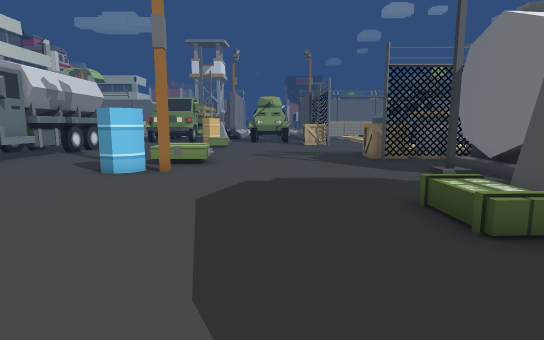
view 1 (above)

24 first-person views from a walk through a Unity game level. The camera is 1.5 m above the floor, tilts 8° down and sees 80° across. The floor is counted in squares, 1 m on a side. Each view is taken from the middle of a square. On the plan, view 1 faces up. The plan holds only what a view shows up to about 15 squares ahead; the rest is blank. The place goes on beyond the plan. The player is left out. Some surface patterns are stand-ins.

view 2
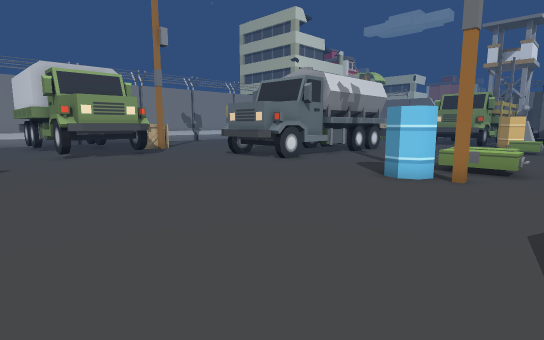

view 3
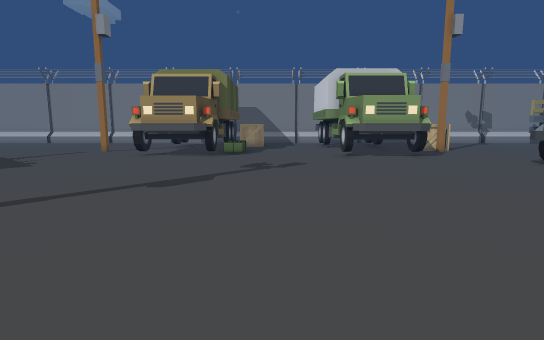

view 4
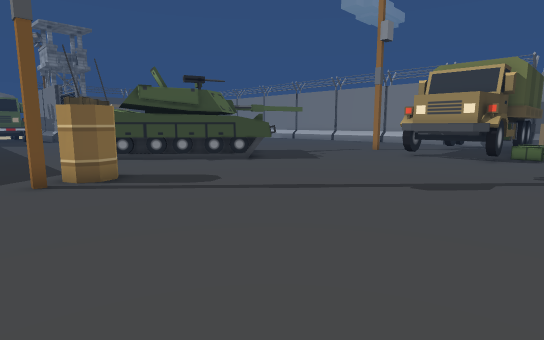

view 5
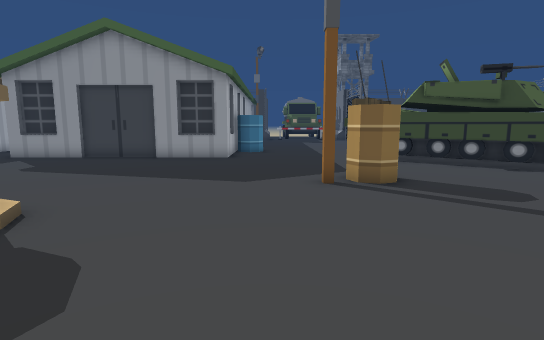

view 6
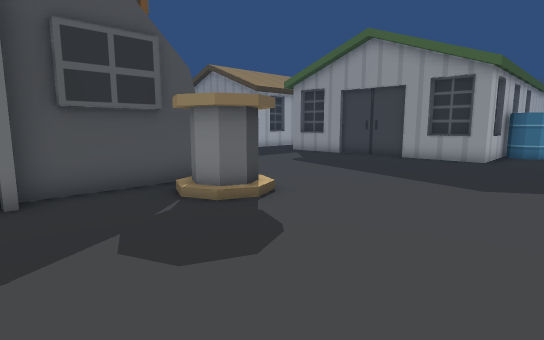

view 7
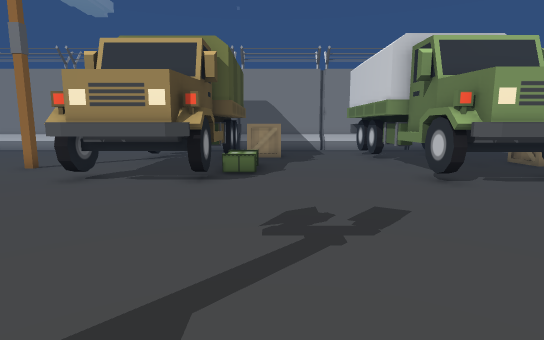

view 8
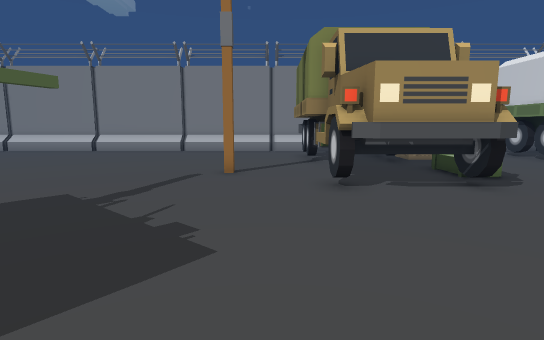

view 9
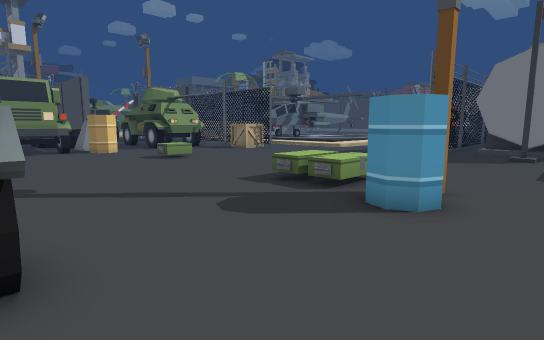

view 10
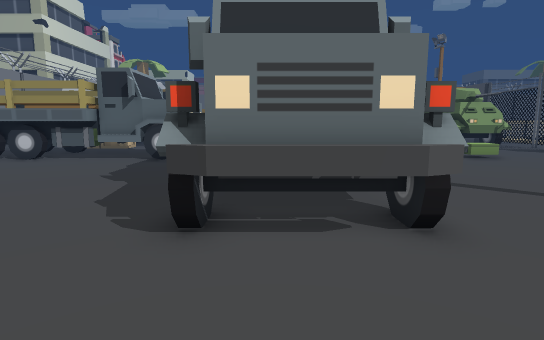

view 11
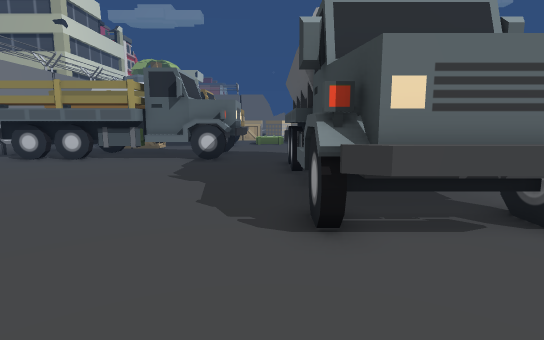

view 12
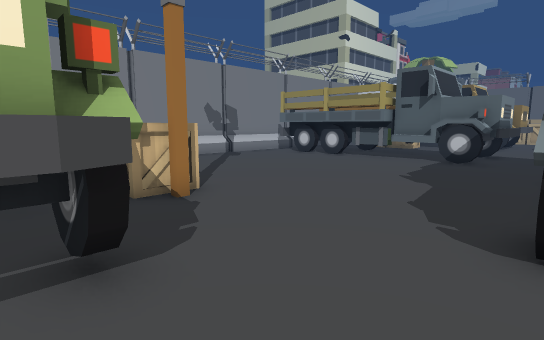

view 13
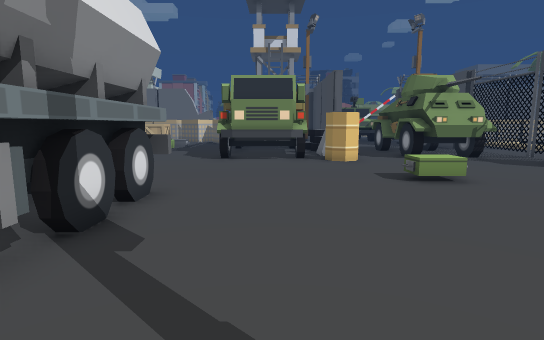

view 14
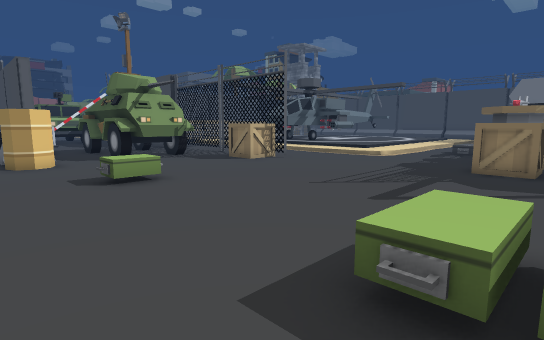

view 15
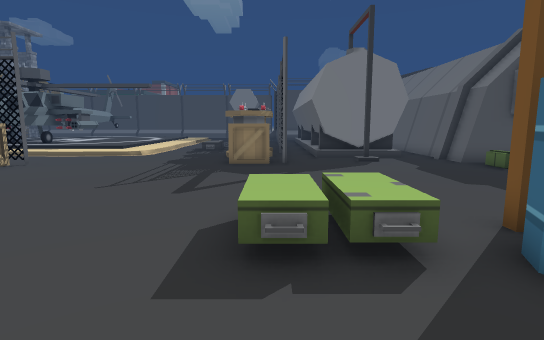

view 16
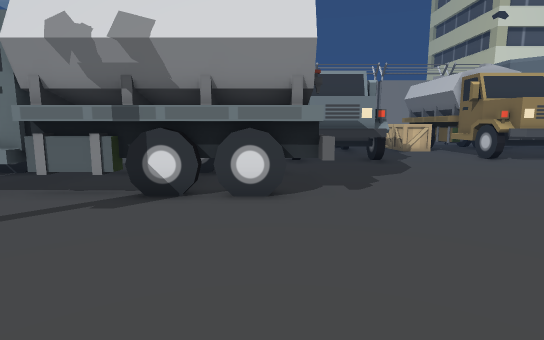

view 17
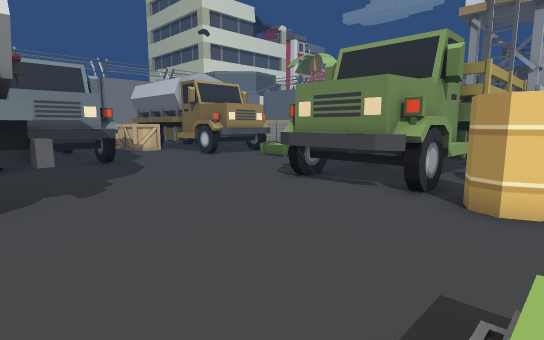

view 18
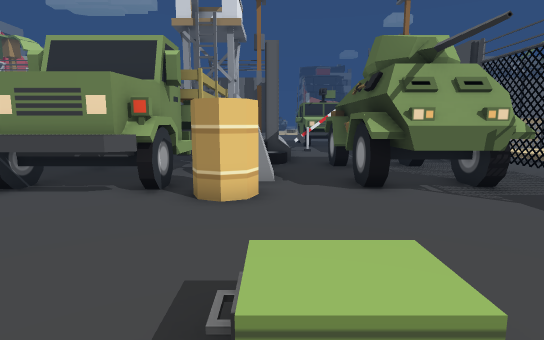

view 19
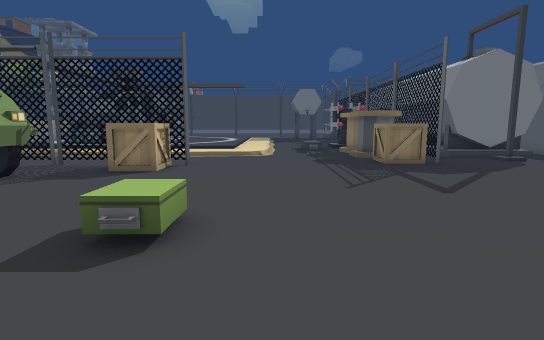

view 20
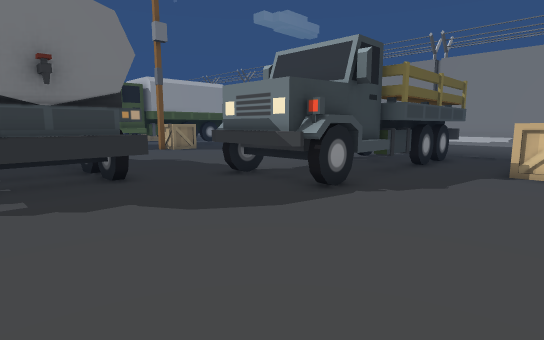

view 21
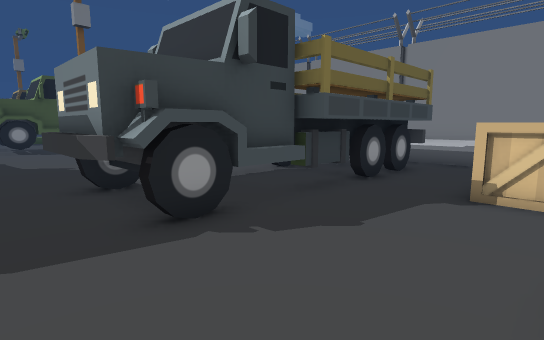

view 22
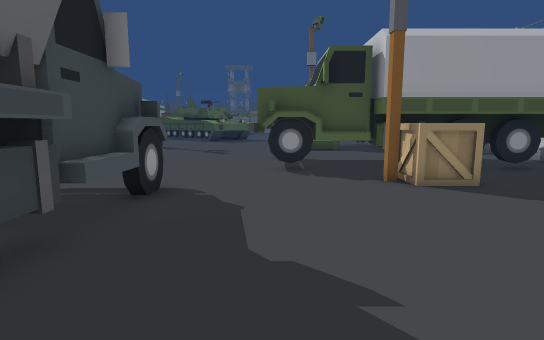

view 23
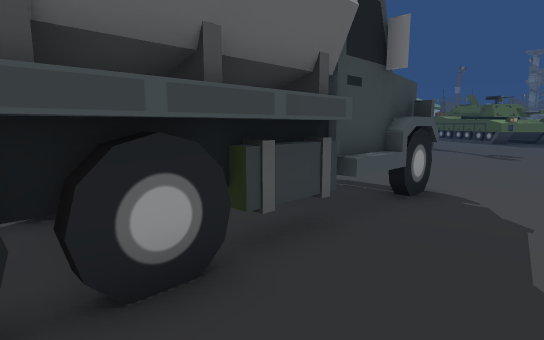

view 24
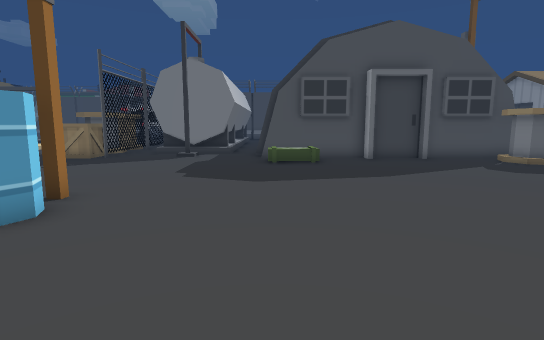

### Floor plan
Key: @ floor where view 1 was taken; # wall or solid block; . floor; = window, fence, low wall or low ledge; v drop or lower ground; T truck; C crate; B box; A barrel; U building; O other object.
Columns run from 25 left of view 1 to 7 right of it. Each row starts with its distance up from view 1.
 29     TTTT.......TTTT OO.OOOO..=..
 28    C...........TTTT. ..OOOO..#..
 27    ............TTTTAAA.OOOO..=..
 26 ...............TTTT.A........=
 25 TTTTT.......................C= ..
 24 TTTTTTTTTT..................C=...
 23       TTTT.......................
 22     T TTTT...........OO..........
 21 TTTTTTTTT..TTTT......BB..........
 20 ...........TTTT..................
 19 ...........T TT..................
 18  ..........TTTT..................
 17 ...........TTTT..................
 16 ...........TTTT...............CCO
 15 ...........TTTT...............C O
 14 ...........T  T.....BBB.......CC=
 13  ..........TTTT......vB..........
 12   .........TTTT.................#
 11  ..CC......TTTT.....AA..........#
 10 ...CC...............AA..........#
  9 ................................#
  8 TTTTTTTTTT......................#
  7 T   T TTTT.....................U
  6     T T TT..................O.#UU
  5 TTTTTTTTTT..................O.#
  4 .....TT.T....................C#
  3  .............................#
  2  ............................U#
  1  .............................#
  0 CC.......................@....#
 -1 CC.. O.......................U#
 -2  TTTCTTTT.....................#
 -3     T TTT.....................#
 -4     T TTT..................OOO#
 -5 TTTTTTTTT..................OO #
 -6 .............................
 -7 ...............................
 -8 .....#..............AA..........
 -9  ...................AA...........
-10 ............###..... ............
-11 ...........   ##.... ............
-12 ..........     ##.. .............
-13 .........       ### .............
-14 ........          # .............
-15 .......            #.....########
-16 .....               .. ..#
-17 ....                ..  .#

Positions as (right, up) in squares from view 1, and headings:
1: (0, 0), facing up
2: (-1, 1), facing up-left
3: (-2, 1), facing left
4: (-2, 1), facing down-left
5: (-2, 0), facing down
6: (-3, 0), facing down-right
7: (-9, 0), facing left
8: (-10, -7), facing left
9: (-11, 8), facing up-right
10: (-13, 7), facing up
11: (-15, 7), facing up
12: (-14, 7), facing up-left
13: (-8, 13), facing up
14: (-7, 13), facing up-right
15: (-8, 14), facing right
16: (-4, 20), facing left
17: (-4, 20), facing up-left
18: (-4, 20), facing up
19: (-8, 20), facing right
20: (-11, 29), facing down-left
21: (-15, 29), facing down-left
22: (-17, 19), facing down
23: (-17, 19), facing down-right
24: (-10, 6), facing right
